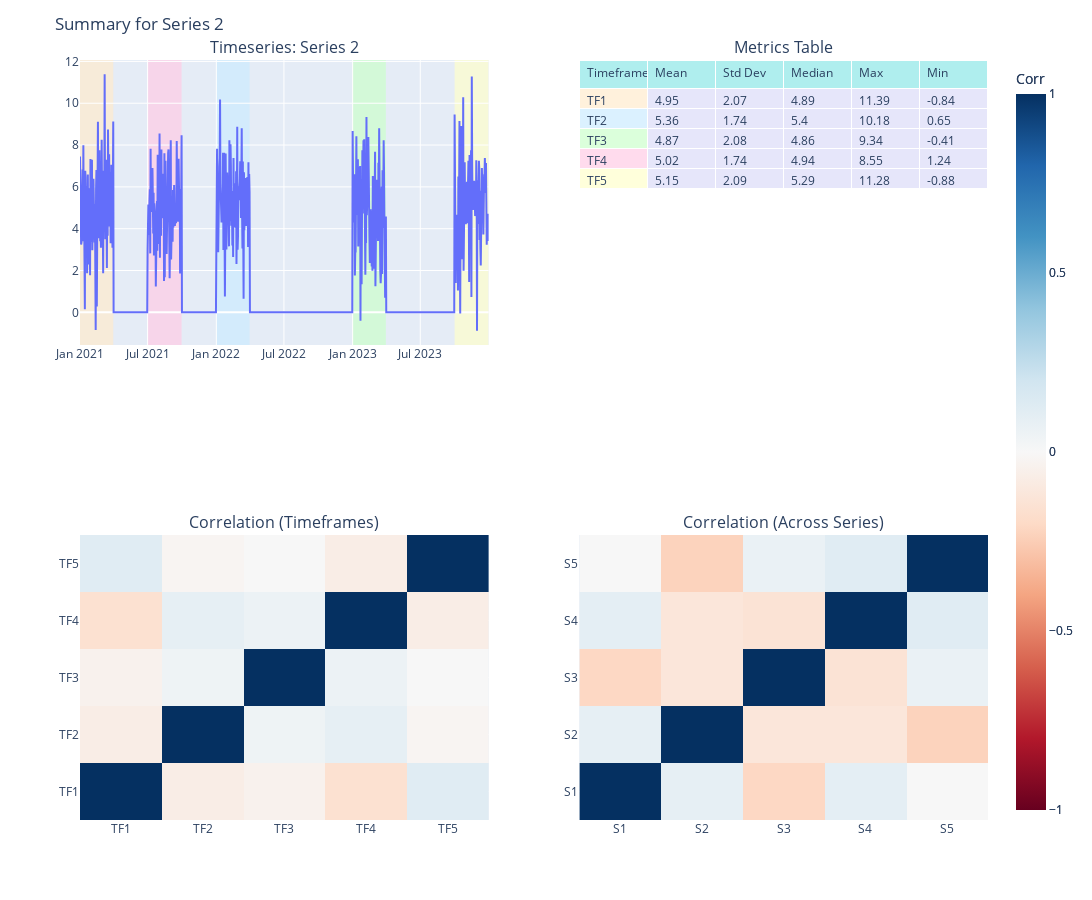

The cell this chart's notebook holds for it:
### Code cell
plot_series_summary("Series 2")

### Figure 1 — Plotly figure (JSON) as saved in the notebook; plotly's stock layout.template omitted (floating-point values rounded to 4 significant figures; data arrays with more than 128 entries replaced by an {"elided": "..."} marker saying what was removed)
{"data": [{"mode": "lines", "name": "Series 2", "type": "scatter", "x": {"elided": "1095 str values"}, "xaxis": "x", "y": {"elided": "1095 float values"}, "yaxis": "y"}, {"cells": {"align": "left", "fill": {"color": [["rgba(255, 235, 205, 0.7)", "rgba(204, 236, 255, 0.7)", "rgba(204, 255, 204, 0.7)", "rgba(255, 204, 229, 0.7)", "rgba(255, 255, 204, 0.7)"], ["lavender", "lavender", "lavender", "lavender", "lavender"], ["lavender", "lavender", "lavender", "lavender", "lavender"], ["lavender", "lavender", "lavender", "lavender", "lavender"], ["lavender", "lavender", "lavender", "lavender", "lavender"], ["lavender", "lavender", "lavender", "lavender", "lavender"]]}, "values": [["TF1", "TF2", "TF3", "TF4", "TF5"], [4.95, 5.36, 4.87, 5.02, 5.15], [2.07, 1.74, 2.08, 1.74, 2.09], [4.89, 5.4, 4.86, 4.94, 5.29], [11.39, 10.18, 9.34, 8.55, 11.28], [-0.84, 0.65, -0.41, 1.24, -0.88]]}, "domain": {"x": [0.55, 1], "y": [0.625, 1]}, "header": {"align": "left", "fill": {"color": "paleturquoise"}, "values": ["Timeframe", "Mean", "Std Dev", "Median", "Max", "Min"]}, "type": "table"}, {"colorbar": {"title": {"text": "Corr"}}, "colorscale": [[0, "rgb(103,0,31)"], [0.1, "rgb(178,24,43)"], [0.2, "rgb(214,96,77)"], [0.3, "rgb(244,165,130)"], [0.4, "rgb(253,219,199)"], [0.5, "rgb(247,247,247)"], [0.6, "rgb(209,229,240)"], [0.7, "rgb(146,197,222)"], [0.8, "rgb(67,147,195)"], [0.9, "rgb(33,102,172)"], [1, "rgb(5,48,97)"]], "showscale": true, "type": "heatmap", "x": ["TF1", "TF2", "TF3", "TF4", "TF5"], "xaxis": "x2", "y": ["TF1", "TF2", "TF3", "TF4", "TF5"], "yaxis": "y2", "z": [[1.0, -0.07, -0.04, -0.16, 0.12], [-0.07, 1.0, 0.05, 0.09, -0.02], [-0.04, 0.05, 1.0, 0.06, -0.0], [-0.16, 0.09, 0.06, 1.0, -0.07], [0.12, -0.02, -0.0, -0.07, 1.0]], "zmax": 1, "zmin": -1}, {"colorbar": {"title": {"text": "Corr"}}, "colorscale": [[0, "rgb(103,0,31)"], [0.1, "rgb(178,24,43)"], [0.2, "rgb(214,96,77)"], [0.3, "rgb(244,165,130)"], [0.4, "rgb(253,219,199)"], [0.5, "rgb(247,247,247)"], [0.6, "rgb(209,229,240)"], [0.7, "rgb(146,197,222)"], [0.8, "rgb(67,147,195)"], [0.9, "rgb(33,102,172)"], [1, "rgb(5,48,97)"]], "showscale": true, "type": "heatmap", "x": ["S1", "S2", "S3", "S4", "S5"], "xaxis": "x3", "y": ["S1", "S2", "S3", "S4", "S5"], "yaxis": "y3", "z": [[1.0, 0.09, -0.21, 0.1, -0.0], [0.09, 1.0, -0.12, -0.12, -0.23], [-0.21, -0.12, 1.0, -0.14, 0.07], [0.1, -0.12, -0.14, 1.0, 0.12], [-0.0, -0.23, 0.07, 0.12, 1.0]], "zmax": 1, "zmin": -1}], "layout": {"annotations": [{"font": {"size": 16}, "showarrow": false, "text": "Timeseries: Series 2", "x": 0.225, "xanchor": "center", "xref": "paper", "y": 1, "yanchor": "bottom", "yref": "paper"}, {"font": {"size": 16}, "showarrow": false, "text": "Metrics Table", "x": 0.775, "xanchor": "center", "xref": "paper", "y": 1, "yanchor": "bottom", "yref": "paper"}, {"font": {"size": 16}, "showarrow": false, "text": "Correlation (Timeframes)", "x": 0.225, "xanchor": "center", "xref": "paper", "y": 0.375, "yanchor": "bottom", "yref": "paper"}, {"font": {"size": 16}, "showarrow": false, "text": "Correlation (Across Series)", "x": 0.775, "xanchor": "center", "xref": "paper", "y": 0.375, "yanchor": "bottom", "yref": "paper"}], "height": 900, "margin": {"t": 60}, "shapes": [{"fillcolor": "rgba(255, 235, 205, 0.7)", "layer": "below", "line": {"width": 0}, "opacity": 1, "type": "rect", "x0": "2021-01-01T00:00:00", "x1": "2021-03-31T00:00:00", "xref": "x", "y0": 0, "y1": 1, "yref": "y domain"}, {"fillcolor": "rgba(204, 236, 255, 0.7)", "layer": "below", "line": {"width": 0}, "opacity": 1, "type": "rect", "x0": "2022-01-01T00:00:00", "x1": "2022-03-31T00:00:00", "xref": "x", "y0": 0, "y1": 1, "yref": "y domain"}, {"fillcolor": "rgba(204, 255, 204, 0.7)", "layer": "below", "line": {"width": 0}, "opacity": 1, "type": "rect", "x0": "2023-01-01T00:00:00", "x1": "2023-03-31T00:00:00", "xref": "x", "y0": 0, "y1": 1, "yref": "y domain"}, {"fillcolor": "rgba(255, 204, 229, 0.7)", "layer": "below", "line": {"width": 0}, "opacity": 1, "type": "rect", "x0": "2021-07-01T00:00:00", "x1": "2021-09-30T00:00:00", "xref": "x", "y0": 0, "y1": 1, "yref": "y domain"}, {"fillcolor": "rgba(255, 255, 204, 0.7)", "layer": "below", "line": {"width": 0}, "opacity": 1, "type": "rect", "x0": "2023-10-01T00:00:00", "x1": "2023-12-31T00:00:00", "xref": "x", "y0": 0, "y1": 1, "yref": "y domain"}], "showlegend": false, "title": {"text": "Summary for Series 2"}, "width": 1200, "xaxis": {"anchor": "y", "domain": [0, 0.45]}, "xaxis2": {"anchor": "y2", "domain": [0, 0.45]}, "xaxis3": {"anchor": "y3", "domain": [0.55, 1]}, "yaxis": {"anchor": "x", "domain": [0.625, 1]}, "yaxis2": {"anchor": "x2", "domain": [0, 0.375]}, "yaxis3": {"anchor": "x3", "domain": [0, 0.375]}}}
